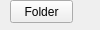
          <widget class="QWidget" name="page_processing">
           <property name="geometry">
            <rect>
             <x>0</x>
             <y>0</y>
             <width>100</width>
             <height>30</height>
            </rect>
           </property>
           <attribute name="label">
            <string>Processing raw data</string>
           </attribute>
           <widget class="QGroupBox" name="groupBox_processArbData">
            <property name="geometry">
             <rect>
              <x>0</x>
              <y>40</y>
              <width>291</width>
              <height>91</height>
             </rect>
            </property>
            <property name="sizePolicy">
             <sizepolicy hsizetype="Minimum" vsizetype="Minimum">
              <horstretch>0</horstretch>
              <verstretch>0</verstretch>
             </sizepolicy>
            </property>
            <property name="title">
             <string>Process raw spectra filed</string>
            </property>
            <property name="alignment">
             <set>Qt::AlignBottom|Qt::AlignLeading|Qt::AlignLeft</set>
            </property>
            <widget class="QPushButton" name="pushButton_process_arb_spectral_data">
             <property name="geometry">
              <rect>
               <x>10</x>
               <y>20</y>
               <width>161</width>
               <height>23</height>
              </rect>
             </property>
             <property name="text">
              <string>Process spectra from raw data</string>
             </property>
            </widget>
            <widget class="QPushButton" name="pushButton_plotSampleShape_arb_data">
             <property name="geometry">
              <rect>
               <x>10</x>
               <y>50</y>
               <width>161</width>
               <height>23</height>
              </rect>
             </property>
             <property name="text">
              <string>Plot sample shape</string>
             </property>
            </widget>
            <widget class="QPushButton" name="pushButton_set_spectral_processor_parameters">
             <property name="geometry">
              <rect>
               <x>180</x>
               <y>20</y>
               <width>101</width>
               <height>23</height>
              </rect>
             </property>
             <property name="text">
              <string>Parameters</string>
             </property>
            </widget>
           </widget>
           <widget class="QGroupBox" name="groupBox_processArbData_2">
            <property name="geometry">
             <rect>
              <x>0</x>
              <y>150</y>
              <width>291</width>
              <height>121</height>
             </rect>
            </property>
            <property name="sizePolicy">
             <sizepolicy hsizetype="Minimum" vsizetype="Minimum">
              <horstretch>0</horstretch>
              <verstretch>0</verstretch>
             </sizepolicy>
            </property>
            <property name="title">
             <string>Process time dynamics</string>
            </property>
            <property name="alignment">
             <set>Qt::AlignBottom|Qt::AlignLeading|Qt::AlignLeft</set>
            </property>
            <layout class="QVBoxLayout" name="verticalLayout_3">
             <item>
              <widget class="QPushButton" name="pushButton_process_arb_TD_data">
               <property name="text">
                <string>Process time dinamics from raw data</string>
               </property>
              </widget>
             </item>
             <item>
              <widget class="QLabel" name="label_31">
               <property name="text">
                <string>Channel number</string>
               </property>
              </widget>
             </item>
             <item>
              <widget class="QComboBox" name="comboBox_TD_channel_to_plot_arb_data">
               <property name="toolTip">
                <string>Choose channel to plot</string>
               </property>
               <property name="sizeAdjustPolicy">
                <enum>QComboBox::AdjustToContents</enum>
               </property>
               <item>
                <property name="text">
                 <string>1</string>
                </property>
               </item>
               <item>
                <property name="text">
                 <string>2</string>
                </property>
               </item>
               <item>
                <property name="text">
                 <string>3</string>
                </property>
               </item>
               <item>
                <property name="text">
                 <string>4</string>
                </property>
               </item>
              </widget>
             </item>
            </layout>
           </widget>
           <widget class="QPushButton" name="pushButton_choose_folder_to_process">
            <property name="geometry">
             <rect>
              <x>10</x>
              <y>0</y>
              <width>63</width>
              <height>23</height>
             </rect>
            </property>
            <property name="text">
             <string>Folder</string>
            </property>
           </widget>
           <widget class="QLabel" name="label_folder_to_process_files">
            <property name="geometry">
             <rect>
              <x>90</x>
              <y>0</y>
              <width>201</width>
              <height>16</height>
             </rect>
            </property>
            <property name="text">
             <string>none</string>
            </property>
            <property name="alignment">
             <set>Qt::AlignRight|Qt::AlignTrailing|Qt::AlignVCenter</set>
            </property>
           </widget>
          </widget>
